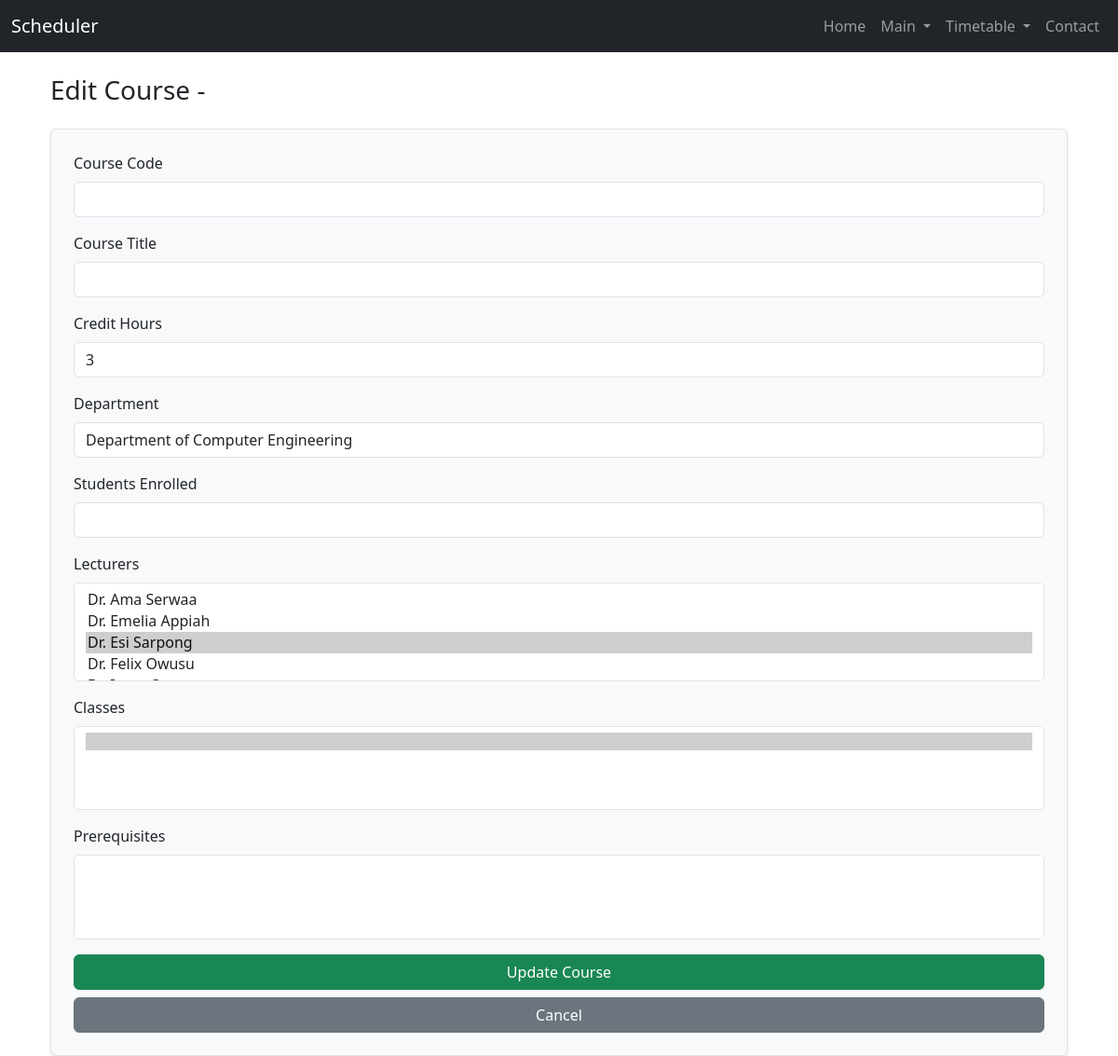
The app's page /timetable/courses/edit/446/ with its own data.
### Timetable/models.py (models this page shows, shortened)
class Course(models.Model):
    code = models.CharField(max_length=20, unique=True)
    title = models.CharField(max_length=200)
    course_type = models.ForeignKey(CourseType, on_delete=models.CASCADE)
    department = models.ForeignKey(Department, on_delete=models.CASCADE)
    credit_hours = models.PositiveIntegerField()
    enrollment = models.PositiveIntegerField()
    lecturers = models.ManyToManyField(Lecturer, related_name='courses')
    classes = models.ManyToManyField(Class, related_name='courses')
    requires_lab = models.BooleanField(default=False)
    lab_type = models.ForeignKey(LabType, on_delete=models.SET_NULL, null=True, blank=True)
    class Meta:
        ordering = ['code']

class Department(models.Model):
    code = models.CharField(max_length=10, unique=True)
    name = models.CharField(max_length=100)
    building = models.ForeignKey(Building, on_delete=models.SET_NULL, null=True, blank=True)
    college = models.ForeignKey('College', on_delete=models.SET_NULL, null=True, blank=True, related_name='departments')
    def __str__(self):
        return self.name

class Lecturer(models.Model):
    name = models.CharField(max_length=100)
    department = models.ForeignKey(Department, on_delete=models.CASCADE)
    staff_id = models.CharField(max_length=20, unique=True, db_index=True, null=True, blank=True)
    availability = models.JSONField(blank=True, null=True)  # For regular teaching availability
    proctor_availability = models.JSONField(blank=True, null=True)  # For exam proctoring availability
    is_proctor = models.BooleanField(default=False)
    max_courses = models.PositiveIntegerField(default=4)
    is_active = models.BooleanField(default=True)
    class Meta:
        ordering = ['name']

### Timetable/views.py (the view, shortened to what this page needs)
# urls.py: path('courses/edit/<int:course_id>/', views.edit_course, name='edit_course'),
def edit_course(request, course_id):
    course = get_object_or_404(Course, id=course_id)
    all_lecturers = Lecturer.objects.all()
    all_classes = Class.objects.all()
    all_courses = Course.objects.exclude(id=course_id)
    return render(request, 'timetable/edit_course.html', {
        'course': course,
        'all_lecturers': all_lecturers,
        'all_classes': all_classes,
        'all_courses': all_courses
    })

### templates/timetable/edit_course.html (shortened to what this page needs)
{% extends 'home/base.html' %}
{% block content %}
<div class="container mt-4">
    <h3 class="mb-4">Edit Course - {{ course.course_code }}</h3>
    <form method="post" class="border p-4 rounded shadow-sm bg-light">
        <div class="mb-3">
            <label for="course_code" class="form-label">Course Code</label>
            <input type="text" class="form-control" id="course_code" name="course_code" value="{{ course.course_code }}" required>
        </div>
        <div class="mb-3">
            <label for="course_title" class="form-label">Course Title</label>
            <input type="text" class="form-control" id="course_title" name="course_title" value="{{ course.course_title }}" required>
        </div>
        <div class="mb-3">
            <label for="credit_hours" class="form-label">Credit Hours</label>
            <input type="number" class="form-control" id="credit_hours" name="credit_hours" value="{{ course.credit_hours }}" required>
        </div>
        <div class="mb-3">
            <label for="department" class="form-label">Department</label>
            <input type="text" class="form-control" id="department" name="department" value="{{ course.department }}" required>
        </div>
        <div class="mb-3">
            <label for="students_enrolled" class="form-label">Students Enrolled</label>
            <input type="number" class="form-control" id="students_enrolled" name="students_enrolled" value="{{ course.students_enrolled }}" required>
        </div>
        <div class="mb-3">
            <label for="lecturers" class="form-label">Lecturers</label>
            <select multiple class="form-select" id="lecturers" name="lecturers">
                {% for lecturer in all_lecturers %}
                    <option value="{{ lecturer.id }}" {% if lecturer in course.lecturers.all %}selected{% endif %}>
                        {{ lecturer.name }}
                    </option>
                {% endfor %}
            </select>
        </div>
        <div class="mb-3">
            <label for="classes" class="form-label">Classes</label>
            <select multiple class="form-select" id="classes" name="classes">
                {% for cls in all_classes %}
                    <option value="{{ cls.id }}" {% if cls in course.classes.all %}selected{% endif %}>
                    </option>
                {% endfor %}
            </select>
        </div>
        <div class="mb-3">
            <label for="course_prerequisites" class="form-label">Prerequisites</label>
            <select multiple class="form-select" id="course_prerequisites" name="course_prerequisites">
                {% for prereq in all_courses %}
                    {% if prereq.id != course.id %}
                        <option value="{{ prereq.id }}" {% if prereq in course.course_prerequisites.all %}selected{% endif %}>
                        </option>
                    {% endif %}
                {% endfor %}
            </select>
        </div>
        <button type="submit" class="btn btn-success w-100">Update Course</button>
        <a href="{% url 'courses' %}" class="btn btn-secondary w-100 mt-2">Cancel</a>
    </form>
</div>
{% endblock %}

### records on screen
Course: credit_hours "3", department "Department of Computer Engineering", lecturers "Dr. Ama Serwaa / Dr. Emelia Appiah / Dr. Esi Sarpong ☑ / Dr. Felix Owusu", classes "☑ / / /"
